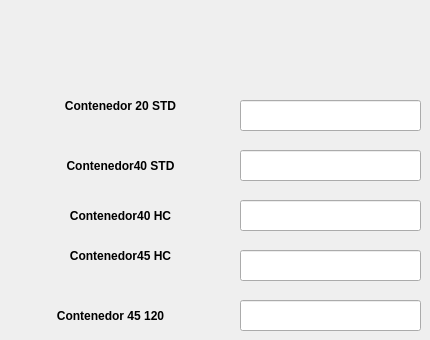
     <widget class="QWidget" name="tab_6">
      <attribute name="title">
       <string>TARIFAS FCL</string>
      </attribute>
      <widget class="QLabel" name="label_11">
       <property name="geometry">
        <rect>
         <x>30</x>
         <y>90</y>
         <width>181</width>
         <height>31</height>
        </rect>
       </property>
       <property name="font">
        <font>
         <pointsize>9</pointsize>
         <weight>75</weight>
         <bold>true</bold>
        </font>
       </property>
       <property name="text">
        <string>Contenedor 20 STD</string>
       </property>
       <property name="alignment">
        <set>Qt::AlignCenter</set>
       </property>
      </widget>
      <widget class="QLineEdit" name="lineEdit_region_20STD">
       <property name="geometry">
        <rect>
         <x>240</x>
         <y>100</y>
         <width>181</width>
         <height>31</height>
        </rect>
       </property>
       <property name="font">
        <font>
         <pointsize>8</pointsize>
        </font>
       </property>
      </widget>
      <widget class="QLineEdit" name="lineEdit_region_40STD">
       <property name="geometry">
        <rect>
         <x>240</x>
         <y>150</y>
         <width>181</width>
         <height>31</height>
        </rect>
       </property>
       <property name="font">
        <font>
         <pointsize>8</pointsize>
        </font>
       </property>
      </widget>
      <widget class="QLabel" name="label_12">
       <property name="geometry">
        <rect>
         <x>30</x>
         <y>150</y>
         <width>181</width>
         <height>31</height>
        </rect>
       </property>
       <property name="font">
        <font>
         <pointsize>9</pointsize>
         <weight>75</weight>
         <bold>true</bold>
        </font>
       </property>
       <property name="text">
        <string>Contenedor40 STD</string>
       </property>
       <property name="alignment">
        <set>Qt::AlignCenter</set>
       </property>
      </widget>
      <widget class="QLabel" name="label_19">
       <property name="geometry">
        <rect>
         <x>30</x>
         <y>200</y>
         <width>181</width>
         <height>31</height>
        </rect>
       </property>
       <property name="font">
        <font>
         <pointsize>9</pointsize>
         <weight>75</weight>
         <bold>true</bold>
        </font>
       </property>
       <property name="text">
        <string>Contenedor40 HC</string>
       </property>
       <property name="alignment">
        <set>Qt::AlignCenter</set>
       </property>
      </widget>
      <widget class="QLineEdit" name="lineEdit_region_40HC">
       <property name="geometry">
        <rect>
         <x>240</x>
         <y>200</y>
         <width>181</width>
         <height>31</height>
        </rect>
       </property>
       <property name="font">
        <font>
         <pointsize>8</pointsize>
        </font>
       </property>
      </widget>
      <widget class="QLabel" name="label_20">
       <property name="geometry">
        <rect>
         <x>30</x>
         <y>240</y>
         <width>181</width>
         <height>31</height>
        </rect>
       </property>
       <property name="font">
        <font>
         <pointsize>9</pointsize>
         <weight>75</weight>
         <bold>true</bold>
        </font>
       </property>
       <property name="text">
        <string>Contenedor45 HC</string>
       </property>
       <property name="alignment">
        <set>Qt::AlignCenter</set>
       </property>
      </widget>
      <widget class="QLineEdit" name="lineEdit_region_45HC">
       <property name="geometry">
        <rect>
         <x>240</x>
         <y>250</y>
         <width>181</width>
         <height>31</height>
        </rect>
       </property>
       <property name="font">
        <font>
         <pointsize>8</pointsize>
        </font>
       </property>
       <property name="text">
        <string/>
       </property>
      </widget>
      <widget class="QLineEdit" name="lineEdit__region_120">
       <property name="geometry">
        <rect>
         <x>240</x>
         <y>300</y>
         <width>181</width>
         <height>31</height>
        </rect>
       </property>
       <property name="font">
        <font>
         <pointsize>8</pointsize>
        </font>
       </property>
       <property name="text">
        <string/>
       </property>
      </widget>
      <widget class="QLabel" name="label_21">
       <property name="geometry">
        <rect>
         <x>20</x>
         <y>300</y>
         <width>181</width>
         <height>31</height>
        </rect>
       </property>
       <property name="font">
        <font>
         <pointsize>9</pointsize>
         <weight>75</weight>
         <bold>true</bold>
        </font>
       </property>
       <property name="text">
        <string>Contenedor 45 120</string>
       </property>
       <property name="alignment">
        <set>Qt::AlignCenter</set>
       </property>
      </widget>
     </widget>
